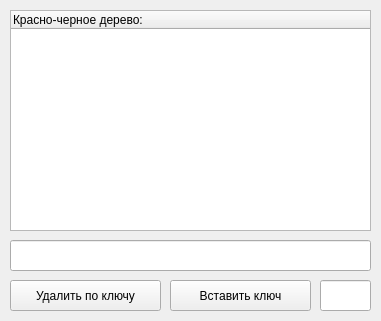
<?xml version="1.0" encoding="UTF-8"?>
<ui version="4.0">
 <class>MainWindow</class>
 <widget class="QMainWindow" name="MainWindow">
  <property name="geometry">
   <rect>
    <x>0</x>
    <y>0</y>
    <width>381</width>
    <height>321</height>
   </rect>
  </property>
  <property name="windowTitle">
   <string>MainWindow</string>
  </property>
  <widget class="QWidget" name="centralwidget">
   <widget class="QTreeWidget" name="treeWidget">
    <property name="geometry">
     <rect>
      <x>10</x>
      <y>10</y>
      <width>361</width>
      <height>221</height>
     </rect>
    </property>
    <column>
     <property name="text">
      <string>Красно-черное дерево:</string>
     </property>
    </column>
   </widget>
   <widget class="QPushButton" name="pushButton_deleteKey">
    <property name="geometry">
     <rect>
      <x>10</x>
      <y>280</y>
      <width>151</width>
      <height>31</height>
     </rect>
    </property>
    <property name="text">
     <string>Удалить по ключу</string>
    </property>
   </widget>
   <widget class="QLineEdit" name="lineEdit_key">
    <property name="geometry">
     <rect>
      <x>320</x>
      <y>280</y>
      <width>51</width>
      <height>31</height>
     </rect>
    </property>
   </widget>
   <widget class="QPushButton" name="pushButton_insert">
    <property name="geometry">
     <rect>
      <x>170</x>
      <y>280</y>
      <width>141</width>
      <height>31</height>
     </rect>
    </property>
    <property name="text">
     <string>Вставить ключ</string>
    </property>
   </widget>
   <widget class="QLineEdit" name="lineEdit">
    <property name="geometry">
     <rect>
      <x>10</x>
      <y>240</y>
      <width>361</width>
      <height>31</height>
     </rect>
    </property>
   </widget>
  </widget>
 </widget>
 <resources/>
 <connections/>
</ui>
